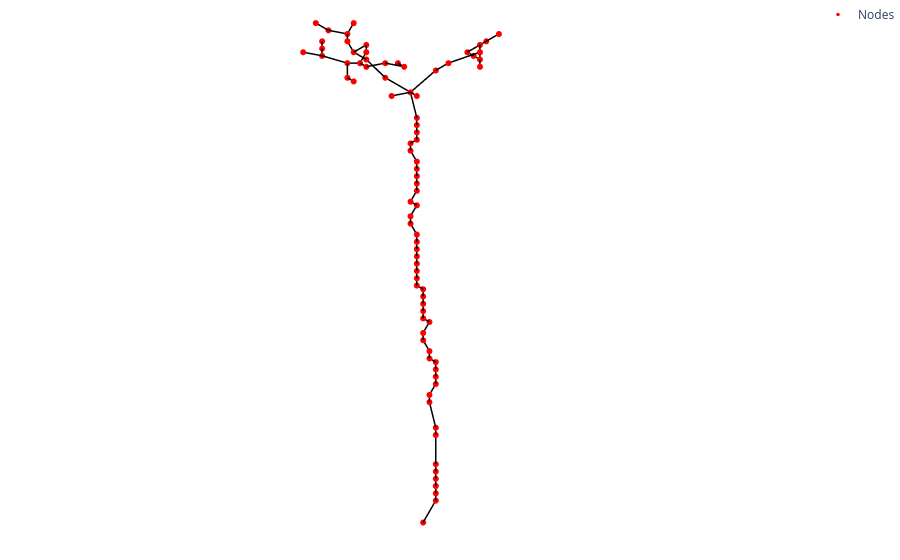

Here is the notebook cell this chart was saved with:
### Markdown cell above
## Tomato Pollination: Tomato 2

### Code cell
import numpy as np
import dismech
import os

plant_name = "tomato2"

position = "3"

geom = dismech.GeomParams(
    rod_r0=0.03,
    shell_h=0.0,
)

material = dismech.Material(density=1100,
                            youngs_rod=2.16e7,
                            youngs_shell=0,
                            poisson_rod=0.5,
                            poisson_shell=0)

dyn_sim = dismech.SimParams(static_sim=False,
                                  two_d_sim=True,   # no twisting
                                  use_mid_edge=False,
                                  use_line_search=False,
                                  show_floor=False,
                                  log_data=True,
                                  log_step=1,
                                  dt=1e-2,
                                  max_iter=50,
                                  total_time=5,
                                  plot_step=10,
                                  tol=1e-4,
                                  ftol=1e-4,
                                  dtol=1e-2
                                  )

env = dismech.Environment()
env.add_force('gravity', g=np.array([0.0, 0.0, -9.81]))
env.add_force('damping', eta=100)

input_txt = os.path.join('../tests/resources/tomato_pollination/plants/', f"{plant_name}.txt")
geo = dismech.Geometry.from_txt(input_txt)

robot = dismech.SoftRobot(geom, material, geo, dyn_sim, env)

### Figure 1 — Plotly figure (JSON) as saved in the notebook; plotly's stock layout.template omitted (floating-point values rounded to 4 significant figures; data arrays with more than 128 entries replaced by an {"elided": "..."} marker saying what was removed)
{"data": [{"line": {"color": "black", "width": 3}, "mode": "lines", "showlegend": false, "type": "scatter3d", "x": {"elided": "267 float values"}, "y": {"elided": "267 float values"}, "z": {"elided": "267 float values"}}, {"marker": {"color": "red", "size": 3.5}, "mode": "markers", "name": "Nodes", "type": "scatter3d", "x": [1.099, 1.099, 1.099, 1.099, 1.099, 1.099, 1.099, 1.099, 1.099, 1.107, 1.107, 1.099, 1.099, 1.099, 1.099, 1.107, 1.107, 1.107, 1.107, 1.099, 1.107, 1.107, 1.107, 1.107, 1.107, 1.115, 1.115, 1.115, 1.115, 1.115, 1.115, 1.115, 1.115, 1.115, 1.115, 1.107, 1.115, 1.107, 1.107, 1.107, 1.107, 1.107, 1.107, 1.107, 1.107, 1.107, 1.107, 1.107, 1.115, 1.043, 1.123, 1.043, 1.131, 1.091, 1.051, 1.131, 1.059, 1.083, 1.155, 1.139, 1.139, 1.139, 1.043, 1.051, 1.059, 1.147, 1.035, 1.067, 1.147, 1.139, 1.147, 1.139, 1.187, 1.187, 1.083, 1.091, 1.155, 1.131, 1.171, 1.179, 1.187, 1.179, 1.171, 1.171, 1.203, 1.155, 1.163, 1.163, 1.155, 1.155], "y": [0.001274, 0.01727, 0.01727, 0.01727, 0.01727, 0.01727, 0.01727, 0.01727, 0.01727, 0.01727, 0.01727, 0.01727, 0.01727, 0.01727, 0.01727, 0.01727, 0.01727, 0.009274, 0.009274, 0.009274, 0.009274, 0.009274, 0.009274, 0.009274, 0.009274, 0.009274, 0.009274, 0.009274, 0.009274, 0.009274, 0.009274, 0.009274, 0.009274, 0.001274, 0.001274, 0.001274, 0.001274, 0.001274, 0.001274, 0.001274, 0.001274, 0.001274, -0.006726, -0.006726, 0.001274, 0.001274, 0.001274, 0.001274, 0.001274, 0.01727, 0.009274, 0.01727, -0.01473, 0.009274, 0.01727, 0.01727, 0.01727, 0.01727, 0.01727, 0.02527, 0.03327, -0.03073, 0.02527, 0.02527, 0.03327, -0.03873, 0.03327, 0.04127, -0.07073, -0.05473, -0.04673, -0.03073, -0.006726, 0.001274, 0.05727, 0.06527, -0.07873, -0.05473, -0.05473, -0.04673, -0.03873, -0.01473, -0.006726, 0.001274, -0.04673, -0.01473, -0.006726, 0.01727, 0.02527, 0.03327], "z": [0.2177, 0.2497, 0.2577, 0.2657, 0.2737, 0.2817, 0.2897, 0.3217, 0.3297, 0.3617, 0.3697, 0.3777, 0.3857, 0.3937, 0.4017, 0.4097, 0.4177, 0.4257, 0.4337, 0.4417, 0.4497, 0.4577, 0.4657, 0.4737, 0.4817, 0.4897, 0.4977, 0.5057, 0.5137, 0.5217, 0.5297, 0.5377, 0.5457, 0.5537, 0.5617, 0.5697, 0.5777, 0.5857, 0.5937, 0.6017, 0.6097, 0.6177, 0.6257, 0.6337, 0.6417, 0.6497, 0.6577, 0.6657, 0.6977, 0.6977, 0.7057, 0.7057, 0.7137, 0.7137, 0.7137, 0.7137, 0.7217, 0.7217, 0.7217, 0.7217, 0.7217, 0.7297, 0.7297, 0.7297, 0.7297, 0.7377, 0.7377, 0.7377, 0.7457, 0.7457, 0.7457, 0.7457, 0.7457, 0.7457, 0.7457, 0.7457, 0.7537, 0.7537, 0.7537, 0.7537, 0.7537, 0.7537, 0.7537, 0.7537, 0.7617, 0.7617, 0.7617, 0.7617, 0.7617, 0.7617]}], "layout": {"margin": {"b": 0, "l": 0, "r": 0, "t": 0}, "scene": {"aspectmode": "data", "camera": {"projection": {"type": "orthographic"}}, "xaxis": {"visible": false}, "yaxis": {"visible": false}, "zaxis": {"visible": false}}}}
